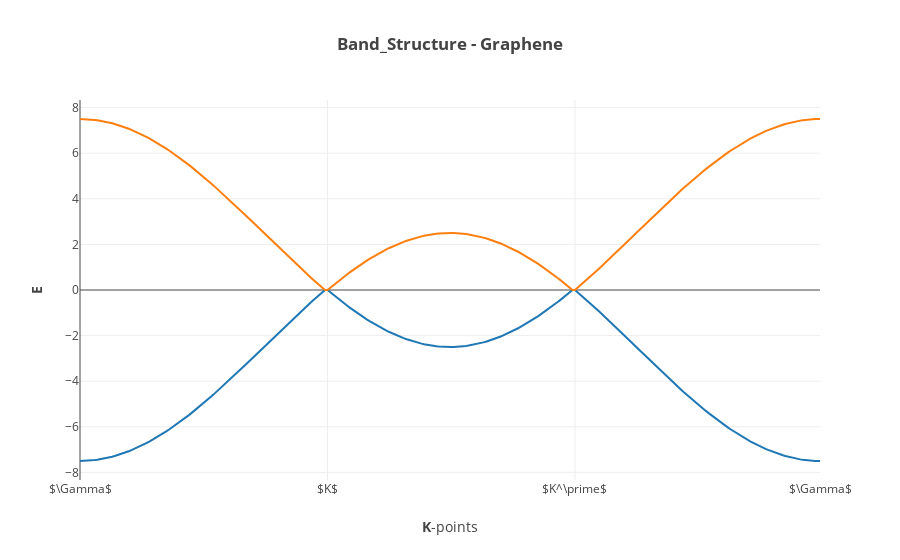

Write notebook code for a chart like this one.
### Code cell
plot_graphene_2D('path1')

### Figure 1 — Plotly figure (JSON) as saved in the notebook; plotly's stock layout.template omitted (floating-point values rounded to 4 significant figures; data arrays with more than 128 entries replaced by an {"elided": "..."} marker saying what was removed)
{"data": [{"mode": "lines", "name": "-E", "type": "scatter", "y": {"elided": "300 float values"}}, {"mode": "lines", "name": "+E", "type": "scatter", "y": {"elided": "300 float values"}}], "layout": {"showlegend": false, "title": "<b>Band_Structure - Graphene</b>", "xaxis": {"showticklabels": true, "ticks": "", "ticktext": ["$\\Gamma$", "$K$", "$K^\\prime$", "$\\Gamma$"], "tickvals": [0, 100, 200, 299], "title": "<b>K</b>-points"}, "yaxis": {"title": "<b>E</b>"}}}
